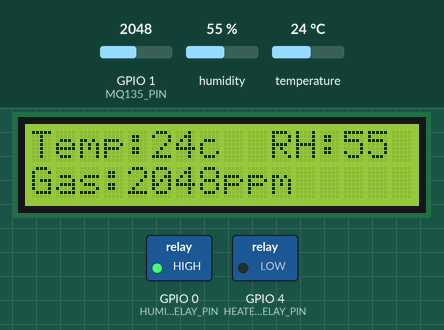
Bench run of a sketch on a simulated ESP32. Shown: 16×2 character LCD, switched loads named in the sketch (green lamp = pin HIGH). Inputs (shaded band) come from the test bench; at power-on: humidity 55 %, GPIO 1 (MQ135_PIN) = 2048, temperature 24 °C (analog values on the 0–4095 scale). WiFi joins after 1.5 s; servers stay silent unless stated; what the sketch prints to the serial monitor is not drawn.

Above: at 7.8 s.
7.9 s: humidity set to 52 %
At 16.3 s:
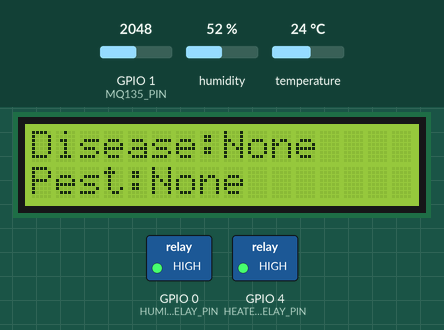
16.5 s: humidity set to 89 %
At 20.4 s:
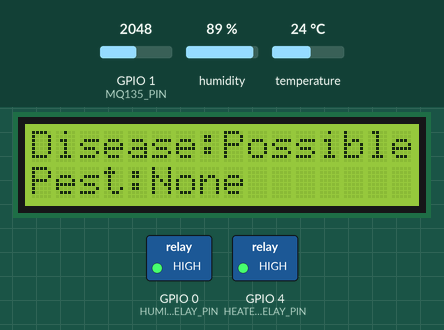
24.9 s: GPIO 1 (MQ135_PIN) set to 491
At 27.5 s:
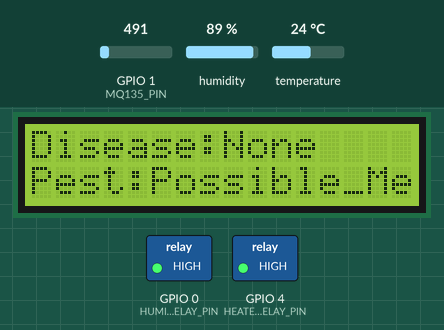
33.5 s: humidity set to 52 %
At 38.0 s:
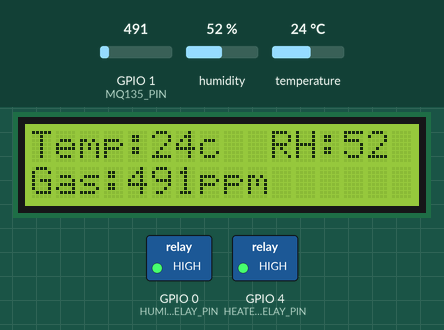
40.0 s: humidity set to 49 %
At 44.2 s:
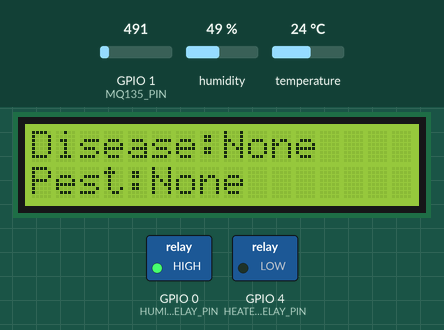
44.5 s: humidity set to 45 %
At 45.0 s:
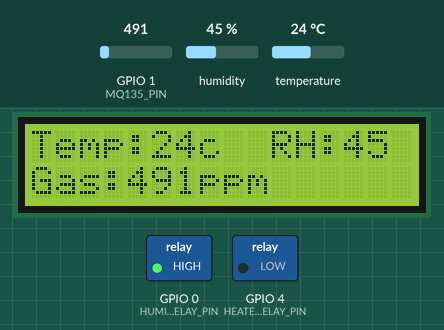
49.0 s: humidity set to 42 %
Timing chart, 0 to 56.6 s (numbered marks = the images above; inputs shaded):
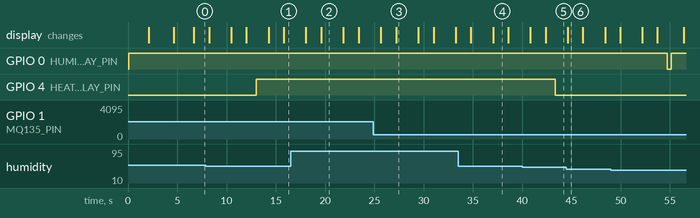

Measured:
- the behaviour switches between 54 and 53 % on humidity (found by bisection; images 0 and 1)
- the behaviour switches between 51 and 50 % on humidity (found by bisection; images 4 and 5)
- after the input at 7.9 s, GPIO 4 (HEATER_RELAY_PIN): LOW → HIGH after 5.1 s; the display: first differs from a run without the input after 2.6 s (image 1 shows a later state)
- after the input at 16.5 s, the display: first changes after 1.6 s (image 2 shows a later state)
- after the input at 24.9 s, the display: first changes after 0.76 s (image 3 shows a later state)
- after the input at 33.5 s, the display: first differs from a run without the input after 3.6 s (image 4)
- after the input at 40.0 s, GPIO 4 (HEATER_RELAY_PIN): HIGH → LOW after 3.4 s; the display: first changes after 0.84 s (image 5 shows a later state)
- after the input at 44.5 s, the display: changes after 0.13 s (image 6)
- after the input at 49.0 s, GPIO 0 (HUMIDIFIER_RELAY_PIN): HIGH → LOW after 5.7 s, → HIGH 0.40 s later

The sketch:

yamAI.ino
```cpp
#include <Wire.h>
#include <LiquidCrystal_I2C.h>
#include <FirebaseESP32.h>
#include <WiFi.h>
#include "DHT.h"
#include "yam_model.h"
#include "yam_types.h"
#include "secrets.h"


FirebaseData fbdo;
FirebaseAuth auth;
FirebaseConfig config;

// ---- Sensor pins ----
#define DHTPIN 3
#define MQ135_PIN 1
#define HEATER_RELAY_PIN 4
#define HUMIDIFIER_RELAY_PIN 0


// constant
#define RL_VALUE 22.0
#define ADC_VREF 3.3
#define ADC_RESOLUTION 4095.0
#define RO_CLEAN_AIR_FACTOR 3.6
#define CO2_CURVE_A 116.6020682
#define CO2_CURVE_B -2.769034857
float RZERO = 76.63; // <-- replace with YOUR sensor's calibrated value
String comment = "Good Enviroment";

// ---- Relay pins ----


// ---- Target band the heater/humidifier try to restore (from the same
//      agronomic thresholds used to label the training data) ----

#define DHTTYPE DHT11
DHT dht(DHTPIN, DHTTYPE);

LiquidCrystal_I2C lcd(0x27,16,2);

#define TARGET_TEMP_MIN 26.0
#define TARGET_RH_MIN   44.0


// ---- Timing ----
const unsigned long READ_INTERVAL_MS = 5000;
unsigned long lastRead = 0;
int d=0;

float readSensorResistance() {
  int adcVal = analogRead(MQ135_PIN);
  float voltage = (adcVal / ADC_RESOLUTION) * ADC_VREF;
  if (voltage <= 0.01) voltage = 0.01;
  // return RL_VALUE * (ADC_VREF - voltage) / voltage;
  return adcVal;
}

float readGasPPM() {
  float rs = readSensorResistance();
  float ratio = rs / RZERO;
  // return CO2_CURVE_A * pow(ratio, CO2_CURVE_B);
  return rs;
}


YamDiagnosis diagnoseYam(int predictedClass, float probs[YAM_N_CLASSES],
                          float tempC, float rh, float gasPPM) {
  YamDiagnosis dx;
  dx.diseaseValue = DISEASE_NONE;
  dx.pestValue = PEST_NONE;
  dx.threatLevel = THREAT_NONE;

  float confidence = probs[predictedClass];

  switch (predictedClass) {
    case 0: // Optimal
      dx.threatLevel = THREAT_NONE;
      break;

    case 1: { // Cold / Dehydration stress - correctable, capped below HIGH
      bool severe = (tempC < TARGET_TEMP_MIN - 5.0) || (rh < TARGET_RH_MIN - 15.0);
      dx.threatLevel = severe ? THREAT_MID : THREAT_LOW;
      break;
    }

    case 2: { // Rot risk
      // Sub-rule: very high RH + strong off-gassing suggests active
      // bacterial/wet rot; more moderate readings suggest dry rot.
      if (gasPPM > 900.0 && rh > 88.0) {
        dx.diseaseValue = DISEASE_WET_SOFT_ROT;
      } else {
        dx.diseaseValue = DISEASE_DRY_ROT;
      }
      if (confidence > 0.75) dx.threatLevel = THREAT_HIGH;
      else if (confidence > 0.50) dx.threatLevel = THREAT_MID;
      else dx.threatLevel = THREAT_LOW;
      break;
    }

    case 3: { // Pest risk
      // Sub-rule: warm + comparatively drier favors boring pests
      // (weevil/beetle); warm + very humid favors mealybug. Weak signal —
      // physical inspection is the real confirmation here.
      if (tempC > 27.0 && rh < 75.0) {
        dx.pestValue = PEST_WEEVIL_BEETLE;
      } else {
        dx.pestValue = PEST_MEALYBUG;
      }
      if (confidence > 0.75) dx.threatLevel = THREAT_HIGH;
      else if (confidence > 0.50) dx.threatLevel = THREAT_MID;
      else dx.threatLevel = THREAT_LOW;
      break;
    }
  }

  return dx;
}

// Build the 6-feature vector the model expects, standardize it, run
// softmax regression, return predicted class index (0-3).
int predictClass(float tempC, float rh, float gasPPM, float outProbs[YAM_N_CLASSES]) {
  float raw[YAM_N_FEATURES];
  raw[0] = tempC;
  raw[1] = rh;
  raw[2] = gasPPM;
  raw[3] = (tempC - 16.0f) * (tempC - 16.0f);   // temp_dev_sq
  raw[4] = (rh - 75.0f) * (rh - 75.0f);         // humidity_dev_sq
  raw[5] = tempC * rh;                          // temp_humidity_interaction

  float x[YAM_N_FEATURES];
  for (int i = 0; i < YAM_N_FEATURES; i++) {
    x[i] = (raw[i] - YAM_FEATURE_MEAN[i]) / YAM_FEATURE_STD[i];
  }

  float logits[YAM_N_CLASSES];
  for (int c = 0; c < YAM_N_CLASSES; c++) {
    float z = YAM_BIAS[c];
    for (int i = 0; i < YAM_N_FEATURES; i++) {
      z += YAM_WEIGHTS[c][i] * x[i];
    }
    logits[c] = z;
  }

  // softmax
  float maxLogit = logits[0];
  for (int c = 1; c < YAM_N_CLASSES; c++) if (logits[c] > maxLogit) maxLogit = logits[c];
  float sumExp = 0;
  for (int c = 0; c < YAM_N_CLASSES; c++) {
    outProbs[c] = exp(logits[c] - maxLogit);
    sumExp += outProbs[c];
  }
  int bestClass = 0;
  for (int c = 0; c < YAM_N_CLASSES; c++) {
    outProbs[c] /= sumExp;
    if (outProbs[c] > outProbs[bestClass]) bestClass = c;
  }
  return bestClass;
}

void Onhum()
{
  digitalWrite(HUMIDIFIER_RELAY_PIN,LOW);
  delay(400);
  digitalWrite(HUMIDIFIER_RELAY_PIN,HIGH);
}

void Offhum()
{
  digitalWrite(HUMIDIFIER_RELAY_PIN,LOW);
  delay(400);
  digitalWrite(HUMIDIFIER_RELAY_PIN,HIGH);
  delay(1000);
  digitalWrite(HUMIDIFIER_RELAY_PIN,LOW);
  delay(400);
  digitalWrite(HUMIDIFIER_RELAY_PIN,HIGH);
}

void applyRelayLogic(int predictedClass, const YamDiagnosis &dx, float tempC, float rh) {
  bool heaterOn = false;
  bool humidifierOn = false;

  if (predictedClass == 1) {
    // Cold/Dehydration -> correct toward target band regardless of threat tier
    heaterOn = (tempC < TARGET_TEMP_MIN);
    humidifierOn = (rh < TARGET_RH_MIN);
  } else if (predictedClass == 2 || predictedClass == 3) {
    // Rot or Pest risk -> never add heat/moisture, that feeds the problem
    heaterOn = false;
    humidifierOn = false;
    if (dx.threatLevel >= THREAT_MID) {
      Serial.print("!! ALERT ["); Serial.print(THREAT_NAMES[dx.threatLevel]);
      Serial.println("] — inspect tubers physically and improve ventilation.");
      comment = "!! ALERT [" + String(THREAT_NAMES[dx.threatLevel]) + "] — inspect tubers physically and improve ventilation.";
    }
  }
  // predictedClass == 0 (Optimal): both stay off, handled by defaults above
  if (rh >= 62) {heaterOn = true;}
  else if(rh <= 50){heaterOn = false;}
  digitalWrite(HEATER_RELAY_PIN, heaterOn ? HIGH : LOW);
  if(humidifierOn && d==0) { Onhum(); d=1;}
  else if (d==1 && !humidifierOn) { Offhum(); d=0;}

  Serial.print("Heater: "); Serial.print(heaterOn ? "ON" : "OFF");
  Serial.print("  Humidifier: "); Serial.println(humidifierOn ? "ON" : "OFF");
}

void setup() {
  Serial.begin(115200);
  dht.begin();
  Wire.begin(9,8);
  lcd.init();
  lcd.backlight();
  lcd.clear();
  analogReadResolution(12);

  pinMode(HEATER_RELAY_PIN, OUTPUT);
  pinMode(HUMIDIFIER_RELAY_PIN, OUTPUT);
  digitalWrite(HEATER_RELAY_PIN, LOW);
  digitalWrite(HUMIDIFIER_RELAY_PIN, HIGH);

  Serial.println("Yam storage AI controller starting...");
  Serial.println("Let the MQ135 warm up 20-30+ min before trusting readings.");

  lcd.setCursor(2, 0);
  lcd.print("AI Based Yam");
  lcd.setCursor(1, 1);
  lcd.print("Storage System");
  delay(2000);
  lcd.clear();
  lcd.print("Connecting...");
  lcd.setCursor(4,1);
  lcd.print("to WiFi..");
  delay(1000);
  WiFi.disconnect();
  WiFi.begin(WIFI_SSID, WIFI_PASSWORD);
  Serial.print("Connecting to Wi-Fi");
  while (WiFi.status() != WL_CONNECTED) {
    delay(500);
    Serial.print(".");
  }

  lcd.clear();
  lcd.setCursor(4,0);
  lcd.print("Connected");
  delay(2000);

  config.host = FIREBASE_HOST;
  config.signer.tokens.legacy_token = FIREBASE_AUTH;
  Firebase.begin(&config, &auth);
  Firebase.reconnectWiFi(true);
  fbdo.setResponseSize(2048);

}

void loop() {
  // if (millis() - lastRead < READ_INTERVAL_MS) return;
  // lastRead = millis();

  int humidity = dht.readHumidity();
  int tempC = dht.readTemperature();
  int gasPPM = readGasPPM();

  if (isnan(humidity) || isnan(tempC)) {
    Serial.println("Failed to read DHT11 — skipping this cycle.");
    return;
  }

  lcd.clear();
  lcd.print("Temp:"); lcd.print(tempC); lcd.print("c  "); lcd.print("RH:"); lcd.print(humidity);
  lcd.setCursor(0,1); lcd.print("Gas:"); lcd.print(gasPPM); lcd.print("ppm");
  delay(1500);


  float probs[YAM_N_CLASSES];
  int predicted = predictClass(tempC, humidity, gasPPM, probs);
  // ---- The 3 output variables you asked for ----
  YamDiagnosis dx = diagnoseYam(predicted, probs, tempC, humidity, gasPPM);
  int diseaseValue = dx.diseaseValue;   // index into DISEASE_NAMES[]
  int pestValue = dx.pestValue;         // index into PEST_NAMES[]
  int threatLevel = dx.threatLevel;     // index into THREAT_NAMES[] (0-3)

  Serial.println("----------------------------------------");
  Serial.print("Temp: "); Serial.print(tempC); Serial.print(" C  ");
  Serial.print("RH: "); Serial.print(humidity); Serial.print(" %  ");
  Serial.print("Gas: "); Serial.print(gasPPM); Serial.println(" ppm");

  Serial.print("ML class: "); Serial.print(YAM_CLASS_NAMES[predicted]);
  Serial.print("  (confidence "); Serial.print(probs[predicted] * 100.0); Serial.println("%)");
  int conf= probs[predicted] * 100.0;
  String ML = String(YAM_CLASS_NAMES[predicted]) +  "(confidence "+ String(conf) + "%)";

  Serial.print("diseaseValue: "); Serial.print(diseaseValue);
  Serial.print(" ("); Serial.print(DISEASE_NAMES[diseaseValue]); Serial.println(")");
  Serial.print("pestValue: "); Serial.print(pestValue);
  Serial.print(" ("); Serial.print(PEST_NAMES[pestValue]); Serial.println(")");
  Serial.print("threatLevel: "); Serial.print(threatLevel);
  Serial.print(" ("); Serial.print(THREAT_NAMES[threatLevel]); Serial.println(")");


  lcd.clear();
  lcd.print("Disease:"); lcd.print(DISEASE_NAMES[diseaseValue]);
  lcd.setCursor(0, 1);
  lcd.print("Pest:"); lcd.print(PEST_NAMES[pestValue]);
  delay(1000);

  applyRelayLogic(predicted, dx, tempC, humidity);


  Firebase.setInt(fbdo, "/yamAI/temp", tempC);
  Firebase.setInt(fbdo, "/yamAI/humid", humidity);
  Firebase.setInt(fbdo,"/yamAI/gas",gasPPM);
  Firebase.setString(fbdo, "/yamAI/Disease", DISEASE_NAMES[diseaseValue]);
  Firebase.setString(fbdo,"/yamAI/Pest", PEST_NAMES[pestValue]);
  Firebase.setString(fbdo,"/yamAI/threat", THREAT_NAMES[threatLevel]);
  Firebase.setString(fbdo,"/yamAI/comment", comment);
  Firebase.setString(fbdo,"/yamAI/ML", ML);
}
```

secrets.example.h
```cpp
#ifndef YAM_SECRETS_H
#define YAM_SECRETS_H

#define WIFI_SSID "your_wifi_name"
#define WIFI_PASSWORD "your_wifi_password"

#define FIREBASE_HOST "https://your-project-default-rtdb.firebaseio.com"
#define FIREBASE_AUTH "your_firebase_legacy_token"

#endif
```

yam_model.h
```cpp
// Auto-generated by train_model.py — yam storage softmax regression model
// Classes: ['Optimal', 'Cold_Dehydration_Stress', 'Rot_Risk', 'Pest_Risk']
// Feature order: ['temperature_C', 'humidity_pct', 'gas_ppm', 'temp_dev_sq', 'humidity_dev_sq', 'temp_humidity_interaction']
#ifndef YAM_MODEL_H
#define YAM_MODEL_H

#define YAM_N_CLASSES 4
#define YAM_N_FEATURES 6

const float YAM_FEATURE_MEAN[6] = {22.98411250f, 65.44262292f, 561.10185417f, 121.99973888f, 501.95157123f, 1502.35777396f};
const float YAM_FEATURE_STD[6] = {8.55698028f, 20.26346749f, 223.04377798f, 138.64282201f, 548.60087629f, 745.42866805f};

// Softmax regression weights (n_classes x n_features) and bias (n_classes)
const float YAM_WEIGHTS[4][6] = {-2.27137357f, -1.55875806f, -0.89218539f, -9.86624322f, -5.86748563f, 0.31766080f, -0.99506142f, -1.59884598f, 0.20181660f, 6.59965978f, 4.63674856f, -5.60791823f, 1.03519214f, 1.06282529f, 1.17179203f, 1.51472637f, 0.74830479f, 3.17825026f, 2.23124286f, 2.09477875f, -0.48142324f, 1.75185708f, 0.48243228f, 2.11200716f};
const float YAM_BIAS[4] = {-11.93992075f, 7.25627974f, 2.47500636f, 2.20863464f};

static const char* YAM_CLASS_NAMES[YAM_N_CLASSES] = {
  "Optimal", "Cold_Dehydration_Stress", "Rot_Risk", "Pest_Risk"
};

#endif
```

yam_types.h
```cpp
#ifndef YAM_TYPES_H
#define YAM_TYPES_H

// =========================================================================
// DIAGNOSIS TYPES
// -------------------------------------------------------------------------
// Pulled into its own header (rather than defined inline in the .ino) so
// it's fully defined before the Arduino IDE auto-generates function
// prototypes. If these types lived directly in the .ino, the IDE inserts
// forward declarations for diagnoseYam()/applyRelayLogic() right after the
// #include block — before the struct/enum definitions further down the
// file — which fails to compile ("YamDiagnosis does not name a type").
// =========================================================================

enum DiseaseId {
  DISEASE_NONE = 0,
  DISEASE_DRY_ROT,          // e.g. Fusarium spp. - moderate temp/RH, wounds
  DISEASE_WET_SOFT_ROT,     // bacterial/Rhizopus - very high RH + strong off-gassing
  DISEASE_COUNT
};
static const char* DISEASE_NAMES[DISEASE_COUNT] = {
  "None", "Possible_Dry_Rot", "Possible_Wet_Soft_Rot"
};

enum PestId {
  PEST_NONE = 0,
  PEST_MEALYBUG,            // warm + humid, poor ventilation
  PEST_WEEVIL_BEETLE,       // warm + comparatively drier, bores into tuber
  PEST_COUNT
};
static const char* PEST_NAMES[PEST_COUNT] = {
  "None", "Possible_Mealybug", "Possible_Weevil_or_Beetle"
};

enum ThreatLevel {
  THREAT_NONE = 0,
  THREAT_LOW,
  THREAT_MID,
  THREAT_HIGH,
  THREAT_COUNT
};
static const char* THREAT_NAMES[THREAT_COUNT] = {
  "None", "Low", "Mid", "High"
};

struct YamDiagnosis {
  int diseaseValue;   // index into DISEASE_NAMES
  int pestValue;      // index into PEST_NAMES
  int threatLevel;    // index into THREAT_NAMES
};

#endif
```
